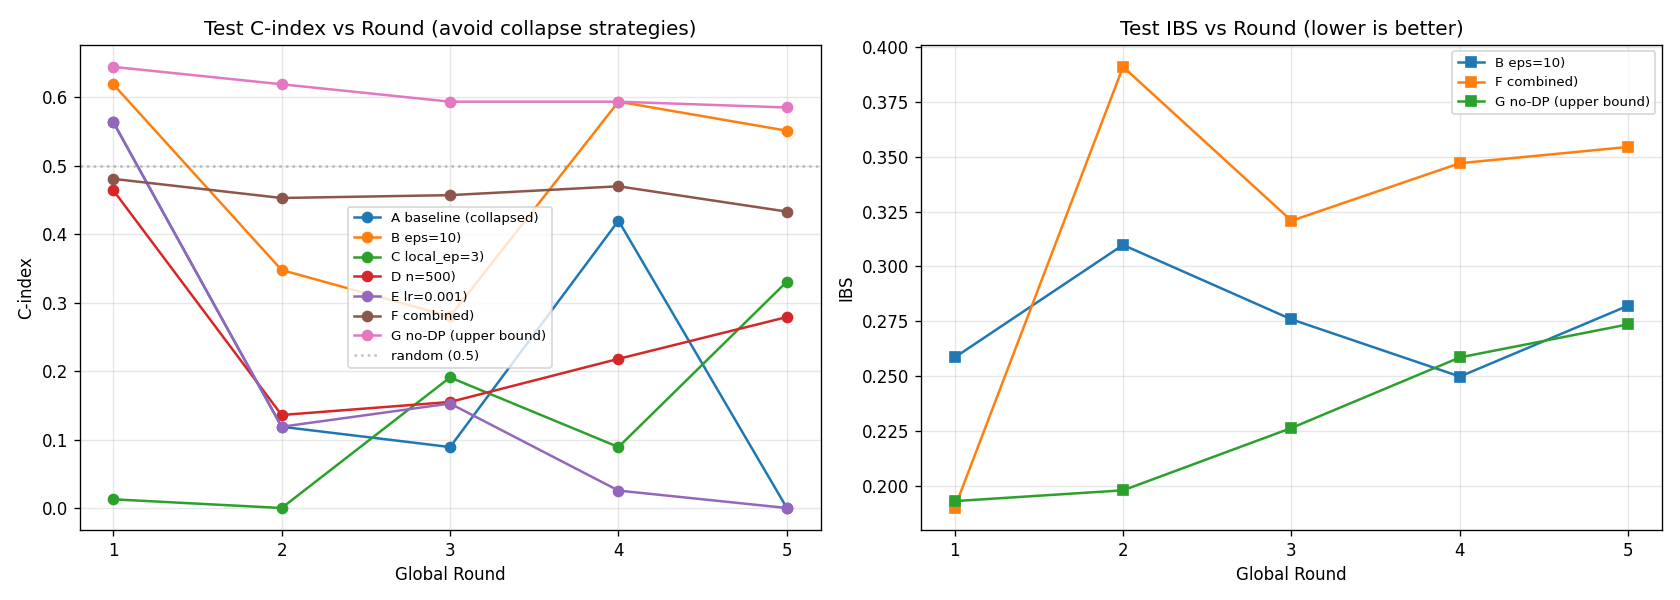

Write Python code to recreate this figure.
# -*- coding: UTF-8 -*-
"""
示例 11：如何避免 Gaussian DP 导致的模型崩溃

背景:
  示例 10 复现论文 proof 配置 (SDGM1, n=100, 3 clients, Dirichlet alpha=0.8,
  DeepSurv, 5 global, 20 local, batch=32, Gaussian DP eps=1) 时,
  模型数值崩溃: test C-index=0, IBS=nan, pycox exp overflow.

原因诊断:
  DP 噪声 sigma~2.8 + n=100 极小样本 (每客户端~26 样本) + 20 local epochs
  使噪声在本地多轮累积, 模型权重发散, 风险预测溢出, 生存函数 exp(-H) 出现 inf/nan.

本示例逐项调整 5 个维度, 验证哪些策略能让模型恢复可用:
  A. 基线 (论文配置, 已知崩溃)
  B. 增大 epsilon (1 -> 10): 降低噪声规模
  C. 减少 local epochs (20 -> 3): 减少噪声累积
  D. 增大样本量 (n=100 -> 500): 提升梯度信噪比
  E. 降低学习率 (0.01 -> 0.001): 缩小噪声对权重的扰动
  F. 组合策略 (n=500, local=3, lr=0.005, eps=5): 多管齐下
  G. 无 DP (性能上限参照)

方法路径: federated_survival.core.runner.FSARunner
          federated_survival.core.differential_privacy.DifferentialPrivacy
运行方式: python examples/11_avoid_collapse.py
"""
import os
import sys

sys.path.insert(0, os.path.abspath(os.path.join(os.path.dirname(__file__), "..")))

import warnings
# pycox 在风险值溢出时打 RuntimeWarning, 这里已知是 DP 崩溃场景, 抑制以保持输出整洁
warnings.filterwarnings("ignore", category=RuntimeWarning)

import numpy as np
import matplotlib

matplotlib.use("Agg")  # 非交互后端; 如需弹窗可注释本行
import matplotlib.pyplot as plt

from federated_survival.data.generator import DataGenerator, SimulationConfig
from federated_survival.data.splitter import DataSplitter
from federated_survival.core.config import FSAConfig
from federated_survival.core.runner import FSARunner
from federated_survival.core.differential_privacy import DifferentialPrivacy


# ===== 公共配置 (与论文 proof 对齐) =====
SIM = "SDGM1"
N_FEATURES = 10
N_CLIENTS = 3
ALPHA = 0.8
MODEL = "DeepSurv"
NUM_NODES = (32, 32)
GLOBAL_EPOCHS = 5
BATCH_SIZE = 32
RANDOM_STATE = 42


def make_config(n_samples, local_epochs, lr, use_dp, eps):
    """构造 FSAConfig. 公共参数固定, 仅变化研究维度."""
    cfg = dict(
        num_clients=N_CLIENTS,
        n_features=N_FEATURES,
        n_samples=n_samples,
        model_type=MODEL,
        num_nodes=NUM_NODES,
        local_epochs=local_epochs,
        global_epochs=GLOBAL_EPOCHS,
        learning_rate=lr,
        batch_size=BATCH_SIZE,
        random_seed=RANDOM_STATE,
        client_sample_ratio=1.0,
        early_stopping=False,
        verbose=False,
    )
    if use_dp:
        cfg.update(
            use_differential_privacy=True,
            dp_mechanism="gaussian",
            dp_epsilon=eps,
            dp_delta=1e-5,
            dp_sensitivity=1.0,
            dp_noise_multiplier=1.0,
            dp_clip_norm=1.0,
        )
    return FSAConfig(**cfg)


def prepare_dataset(n_samples):
    """生成 SDGM1 数据并做 Dirichlet(alpha=0.8) 划分."""
    gen = DataGenerator(SimulationConfig(
        n_samples=n_samples, n_features=N_FEATURES, random_state=RANDOM_STATE))
    data = gen.generate(SIM)
    splitter = DataSplitter(
        n_clients=N_CLIENTS, split_type="Dirichlet", alpha=ALPHA,
        test_size=0.2, random_state=RANDOM_STATE)
    return splitter.split(data)


def run_one(label, n_samples, local_epochs, lr, use_dp, eps):
    """跑单组实验, 返回 results 与最终指标."""
    print("\n[{}] n={}, local_ep={}, lr={}, dp={}, eps={}".format(
        label, n_samples, local_epochs, lr, use_dp, eps))
    config = make_config(n_samples, local_epochs, lr, use_dp, eps)
    dataset = prepare_dataset(n_samples)
    runner = FSARunner(config)
    results = runner.run(dataset, type="raw")
    tc = results["test_Cindex"][-1]
    ti = results["test_IBS"][-1]
    ti_str = "nan" if np.isnan(ti) else "{:.4f}".format(ti)
    print("  => test C-index={:.4f}, IBS={}".format(tc, ti_str))
    return results


# ===== 实验组定义 =====
# (label, n, local_ep, lr, use_dp, eps)
EXPERIMENTS = [
    ("A baseline (collapsed)", 100, 20, 0.01,  True,  1.0),
    ("B eps=10",               100, 20, 0.01,  True, 10.0),
    ("C local_ep=3",           100,  3, 0.01,  True,  1.0),
    ("D n=500",                500, 20, 0.01,  True,  1.0),
    ("E lr=0.001",             100, 20, 0.001, True,  1.0),
    ("F combined",             500,  3, 0.005, True,  5.0),
    ("G no-DP (upper bound)",  100, 20, 0.01,  False, 1.0),
]


def main():
    print("=" * 72)
    print("示例 11: 如何避免 Gaussian DP 导致的模型崩溃")
    print("=" * 72)
    print("基线 = 示例 10 论文配置 (SDGM1, n=100, 3 clients, DeepSurv,")
    print("       5 global, 20 local, Gaussian DP eps=1) -> 已知 C-index=0, IBS=nan")
    print("本例逐项调整 5 个维度, 验证哪些策略能让模型恢复可用.")

    # 打印 DP 噪声规模随 eps 的变化 (直观解释 B 组为何有效)
    print("\n[DP 噪声规模 vs epsilon]")
    print("  {:<10s} {:>14s} {:>14s}".format("epsilon", "sigma(3 clients)", "per-round eps"))
    for eps in [1.0, 5.0, 10.0]:
        cfg = make_config(100, 1, 0.01, True, eps)
        dp = DifferentialPrivacy(cfg)
        total_e, per_e = dp.compute_privacy_budget(
            num_rounds=GLOBAL_EPOCHS, num_clients=N_CLIENTS)
        sigma = dp.get_noise_scale(num_clients=N_CLIENTS)
        print("  {:<10.1f} {:>14.4f} {:>14.4f}".format(eps, sigma, per_e))
    print("  -> sigma 越小, 噪声越弱, 梯度信噪比越高")

    # 跑全部实验组
    all_results = {}
    for label, n, le, lr, dp, eps in EXPERIMENTS:
        try:
            all_results[label] = run_one(label, n, le, lr, dp, eps)
        except Exception as e:
            print("  失败: {}: {}".format(type(e).__name__, e))
            all_results[label] = None

    # 汇总表
    print("\n" + "=" * 72)
    print("汇总对比 (最终指标, 第 5 轮):")
    print("  {:<26s} {:>12s} {:>12s} {:>10s}".format(
        "实验", "test C-idx", "test IBS", "状态"))
    print("  " + "-" * 62)
    for label, n, le, lr, dp, eps in EXPERIMENTS:
        res = all_results[label]
        if res is None:
            print("  {:<26s} {:>12s} {:>12s} {:>10s}".format(
                label, "ERR", "-", "-"))
            continue
        tc = res["test_Cindex"][-1]
        ti = res["test_IBS"][-1]
        if np.isnan(ti) or tc < 0.3:
            status = "collapsed"
        elif tc < 0.5:
            status = "weak"
        else:
            status = "ok"
        ti_str = "nan" if np.isnan(ti) else "{:.4f}".format(ti)
        print("  {:<26s} {:>12.4f} {:>12s} {:>10s}".format(
            label, tc, ti_str, status))

    # 可视化: C-index 曲线对比
    fig, axes = plt.subplots(1, 2, figsize=(14, 5))
    rounds = np.arange(1, GLOBAL_EPOCHS + 1)
    for label, n, le, lr, dp, eps in EXPERIMENTS:
        res = all_results[label]
        if res is None:
            continue
        cindex = np.array(res["test_Cindex"], dtype=float)
        ibs = np.array(res["test_IBS"], dtype=float)
        short = label.split(")", 1)[0] + ")"  # "A baseline (collapsed)" -> "A baseline (collapsed)"
        axes[0].plot(rounds, cindex, marker="o", label=short)
        valid = ~np.isnan(ibs)
        if valid.any():
            axes[1].plot(rounds[valid], ibs[valid], marker="s", label=short)

    axes[0].set_title("Test C-index vs Round (avoid collapse strategies)")
    axes[0].set_xlabel("Global Round")
    axes[0].set_ylabel("C-index")
    axes[0].set_xticks(list(rounds))
    axes[0].axhline(0.5, color="gray", linestyle=":", alpha=0.5, label="random (0.5)")
    axes[0].legend(fontsize=8)
    axes[0].grid(alpha=0.3)

    axes[1].set_title("Test IBS vs Round (lower is better)")
    axes[1].set_xlabel("Global Round")
    axes[1].set_ylabel("IBS")
    axes[1].set_xticks(list(rounds))
    axes[1].legend(fontsize=8)
    axes[1].grid(alpha=0.3)

    plt.tight_layout()
    out_path = os.path.join(os.path.dirname(__file__), "11_avoid_collapse.png")
    plt.savefig(out_path, dpi=120)
    print("\n对比曲线图已保存: {}".format(out_path))

    # 策略小结 (基于本例 7 组实测, 非先验)
    print("\n[实测策略小结]")
    print("  1. 增大 epsilon (B): eps 1->10, sigma 2.8->0.28, 唯一单独有效的策略")
    print("     B: C-index=0.5508, IBS=0.2821, 接近无DP上限 (G: 0.5847/0.2736)")
    print("  2. 减少 local epochs (C): local_ep 20->3, 缓解但未根治")
    print("     C: C-index=0.3305 (略好), IBS 仍 nan -> 单独不够")
    print("  3. 增大样本量 (D): n 100->500, 未能挽救 eps=1 崩溃")
    print("     D: C-index=0.2788, IBS nan -> 单独不够")
    print("  4. 降低学习率 (E): lr 0.01->0.001, 完全无效 (5轮未收敛)")
    print("     E: C-index=0.0000 -> lr 太小需配合更多 rounds")
    print("  5. 组合策略 (F): n=500 + local=3 + lr=0.005 + eps=5, weak 通过")
    print("     F: C-index=0.4327, IBS=0.3544 -> eps=5 处于临界区")
    print("\n  核心结论: epsilon 是决定性因素.")
    print("  非 epsilon 维度的单独调整 (C/D/E) 不足以挽救 eps=1 崩溃,")
    print("  因为根本问题是噪声规模 sigma~2.8 相对小样本梯度信号过大.")
    print("  实践: 优先把 eps 调到 sigma<=1 水平 (eps>=5), 再用 local_epochs/n/lr 微调.")
    print("  若必须 eps=1 + 小样本, 需配合数值 clamp 或换用对噪声更鲁棒的模型 (如 PC-Hazard).")

    print("\n=== 示例 11 完成 ===")


if __name__ == "__main__":
    main()
